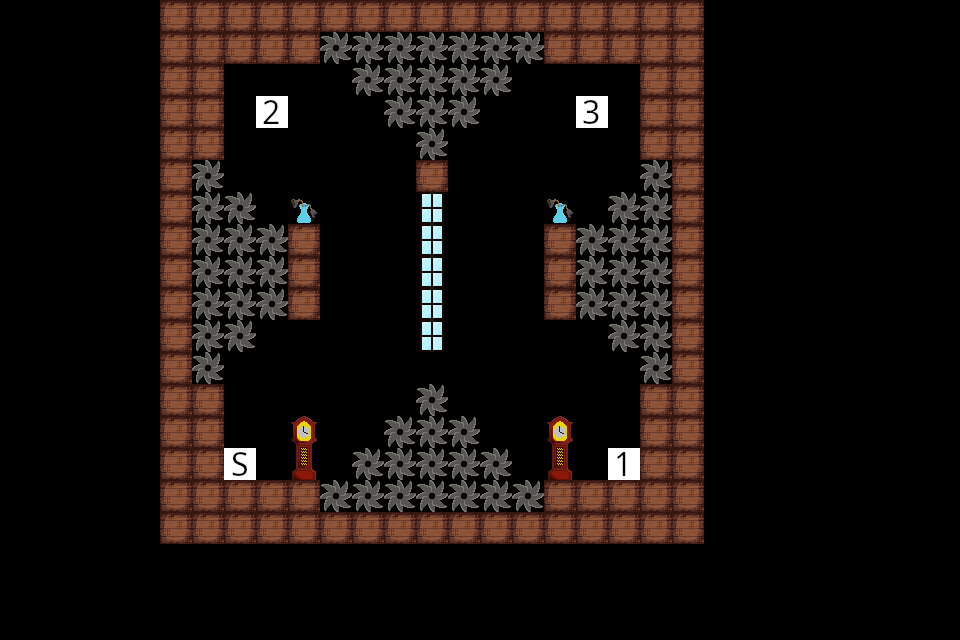

A level layout from a 2D game, rendered from its tile map. Below: a short description, then the map file with its tile-grid data intact:
An orthogonal 30x20 tile map with 32x32 px tiles, 1 tile layer (Tile Layer 1).

<map version="1.10" tiledversion="1.10.2" orientation="orthogonal" renderorder="right-down" width="30" height="20" tilewidth="32" tileheight="32" infinite="0" nextlayerid="2" nextobjectid="1">
 <editorsettings>
  <export target="../assets/levels/LevelHellRedux.csv" format="csv" />
 </editorsettings>
 <tileset firstgid="1" source="tiles.tsx" />
 <layer id="1" name="Tile Layer 1" width="30" height="20">
  <data encoding="csv">
0,0,0,0,0,2,2,2,2,2,2,2,2,2,2,2,2,2,2,2,2,2,0,0,0,0,0,0,0,0,
0,0,0,0,0,2,2,2,2,2,4,4,4,4,4,4,4,2,2,2,2,2,0,0,0,0,0,0,0,0,
0,0,0,0,0,2,2,0,0,0,0,4,4,4,4,4,0,0,0,0,2,2,0,0,0,0,0,0,0,0,
0,0,0,0,0,2,2,0,102,0,0,0,4,4,4,0,0,0,103,0,2,2,0,0,0,0,0,0,0,0,
0,0,0,0,0,2,2,0,0,0,0,0,0,4,0,0,0,0,0,0,2,2,0,0,0,0,0,0,0,0,
0,0,0,0,0,2,4,0,0,0,0,0,0,2,0,0,0,0,0,0,4,2,0,0,0,0,0,0,0,0,
0,0,0,0,0,2,4,4,0,22,0,0,0,23,0,0,0,22,0,4,4,2,0,0,0,0,0,0,0,0,
0,0,0,0,0,2,4,4,4,2,0,0,0,23,0,0,0,2,4,4,4,2,0,0,0,0,0,0,0,0,
0,0,0,0,0,2,4,4,4,2,0,0,0,23,0,0,0,2,4,4,4,2,0,0,0,0,0,0,0,0,
0,0,0,0,0,2,4,4,4,2,0,0,0,23,0,0,0,2,4,4,4,2,0,0,0,0,0,0,0,0,
0,0,0,0,0,2,4,4,0,0,0,0,0,23,0,0,0,0,0,4,4,2,0,0,0,0,0,0,0,0,
0,0,0,0,0,2,4,0,0,0,0,0,0,0,0,0,0,0,0,0,4,2,0,0,0,0,0,0,0,0,
0,0,0,0,0,2,2,0,0,0,0,0,0,4,0,0,0,0,0,0,2,2,0,0,0,0,0,0,0,0,
0,0,0,0,0,2,2,0,0,0,0,0,4,4,4,0,0,0,0,0,2,2,0,0,0,0,0,0,0,0,
0,0,0,0,0,2,2,6,0,25,0,4,4,4,4,4,0,25,0,101,2,2,0,0,0,0,0,0,0,0,
0,0,0,0,0,2,2,2,2,2,4,4,4,4,4,4,4,2,2,2,2,2,0,0,0,0,0,0,0,0,
0,0,0,0,0,2,2,2,2,2,2,2,2,2,2,2,2,2,2,2,2,2,0,0,0,0,0,0,0,0,
0,0,0,0,0,0,0,0,0,0,0,0,0,0,0,0,0,0,0,0,0,0,0,0,0,0,0,0,0,0,
0,0,0,0,0,0,0,0,0,0,0,0,0,0,0,0,0,0,0,0,0,0,0,0,0,0,0,0,0,0,
0,0,0,0,0,0,0,0,0,0,0,0,0,0,0,0,0,0,0,0,0,0,0,0,0,0,0,0,0,0
</data>
 </layer>
</map>
